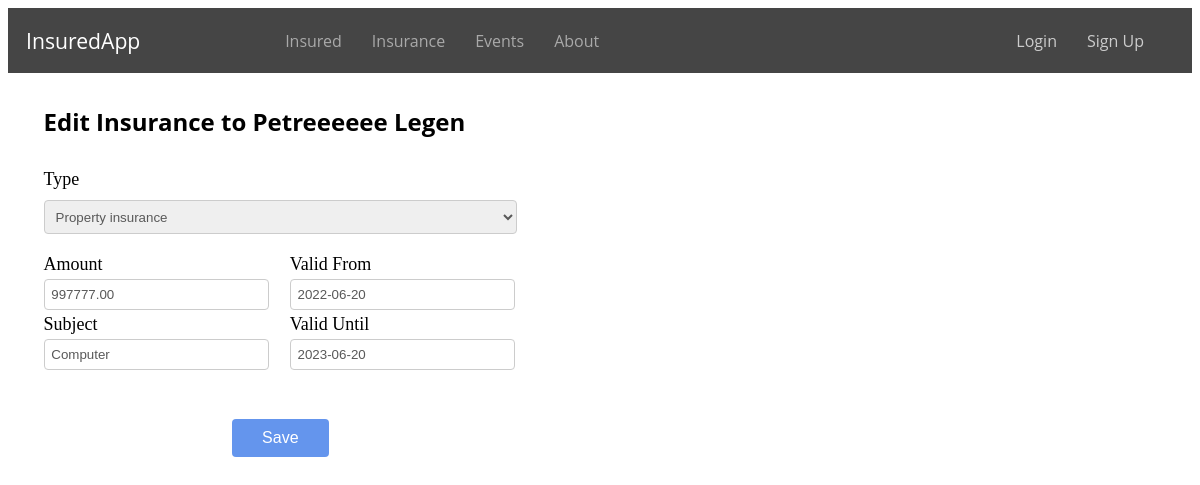
/edit_insurance/15/, run on the app's committed database.
### evidence/models.py (models this page shows, shortened)
class Insured(models.Model):
    user = models.ForeignKey(User, on_delete=models.CASCADE, related_name='insured', null=True, blank=True)
    first_name = models.CharField(max_length=100)
    profile_photo = models.ImageField(upload_to='profile_photos', blank=True, null=True)
    last_name = models.CharField(max_length=100)
    email = models.EmailField()
    role = models.CharField(max_length=20, choices=RoleEnum.choices(), null=True)
    street = models.CharField(max_length=100)
    city = models.CharField(max_length=64)
    zipcode = models.CharField(max_length=16)
    phone = models.CharField(max_length=16)
    is_policyholder = models.BooleanField(default=False)
    class Meta:
        ordering = ['id']

class Insurance(models.Model):
    INSURANCE_TYPE = (
        ('home', 'Home insurance'),
        ('car', 'Car insurance'),
        ('property', 'Property insurance'),
    )
    insurance = models.ManyToManyField(Insured, related_name='insurance')
    type = models.CharField(max_length=32, choices=INSURANCE_TYPE)
    subject = models.CharField(max_length=32)
    amount = models.DecimalField(max_digits=10, decimal_places=2)
    valid_from = models.DateField()
    valid_until = models.DateField()
    class Meta:
        ordering = ['id']

### evidence/views.py (the view)
# urls.py: path('edit_insurance/<int:insurance_id>/', views.edit_insurance, name='edit_insurance'),
def edit_insurance(request, insurance_id):
    insurance = get_object_or_404(Insurance, id=insurance_id)
    insured = insurance.insurance.first()
    if request.method == 'POST':
        form = InsuranceForm(request.POST, instance=insurance)
        if form.is_valid():
            form.save()
            return redirect('insured_detail', insured_id=insurance.insurance.first().id)
    else:
        form = InsuranceForm(instance=insurance)
    context = {
        'form': form,
        'insurance': insurance,
        'insured': insured,
    }
    return render(request, 'edit_insurance.html', context)

### evidence/forms.py
class InsuranceForm(forms.ModelForm):
    class Meta:
        model = Insurance
        fields = ['type', 'subject', 'amount', 'valid_from', 'valid_until']

### evidence/templates/edit_insurance.html (shortened to what this page needs)
{% extends 'base.html' %}
{% block content %}
    <h2 class="add-insurance-h">Edit Insurance to {{ insured.first_name }} {{ insured.last_name }}</h2>
    <form method="POST" class="add-insurance-form">
        <div class="form-row-add-insurance-type">
            <label>Type</label>
            {{ form.type }}
        </div>
        <div class="form-row-add-insurance">
            <div class="form-column-add-insurance">
                <label>Amount</label>
                {{ form.amount }}
            </div>
            <div class="form-column-add-insurance">
                <label>Subject</label>
                {{ form.subject }}
            </div>
        </div>
        <div class="form-row-add-insurance">
            <div class="form-column-add-insurance">
                <label>Valid From</label>
                {{ form.valid_from }}
            </div>
            <div class="form-column-add-insurance">
                <label>Valid Until</label>
                {{ form.valid_until }}
            </div>
        </div>
        <div class="add-insurance-button">
            <button type="submit" class="submit-button">Save</button>
        </div>
    </form>
{% endblock %}

### static/css/style.css (style rules this page uses)
.submit-button { padding: 10px 30px; background-color: #6495ED; color: #fff; text-decoration: none; font-size: 18px; border: none; border-radius: 4px; cursor: pointer; }
.add-insurance-form { max-width: 40%; padding: 1% 0 0 3%; border-radius: 8px; display: grid; grid-template-columns: repeat(2, 1fr); gap: 4%; }
.form-row-add-insurance-type { grid-column: 1 / span 2; }
.form-row-add-insurance-type label { font-size: 18px; }
.form-row-add-insurance-type select { width: 100%; padding: 1.5%; box-sizing: border-box; border: 1px solid #ccc; border-radius: 4px; margin: 10px 0 10px 0; color: #595959; }
.add-insurance-h { padding: 1% 0 0 3%; font-weight: bold; font-family: 'Open Sans', sans-serif; }
.form-row-add-insurance { display: flex; flex-wrap: wrap; margin-bottom: 20px; }
.form-column-add-insurance { width: 100%; padding: 0 1% 2% 0; }
.form-row-add-insurance label { display: block; font-size: 18px; margin-bottom: 4px; }
.form-row-add-insurance input { width: 100%; padding:3%; box-sizing: border-box; border: 1px solid #ccc; border-radius: 4px; color: #595959; }
.add-insurance-button { margin-top: 3%; display: grid; grid-column: 1 / span 2; justify-content: center; }
.add-insurance-button button { padding: 10px 30px; background-color: #6495ED; color: #fff; border: none; border-radius: 4px; cursor: pointer; font-size: 16px; }

### data on the page
Insured: first_name "Petreeeeee", last_name "Legen"
Insurance: type "Property insurance", amount "997777.00", subject "Computer", valid_from "2022-06-20", valid_until "2023-06-20"
